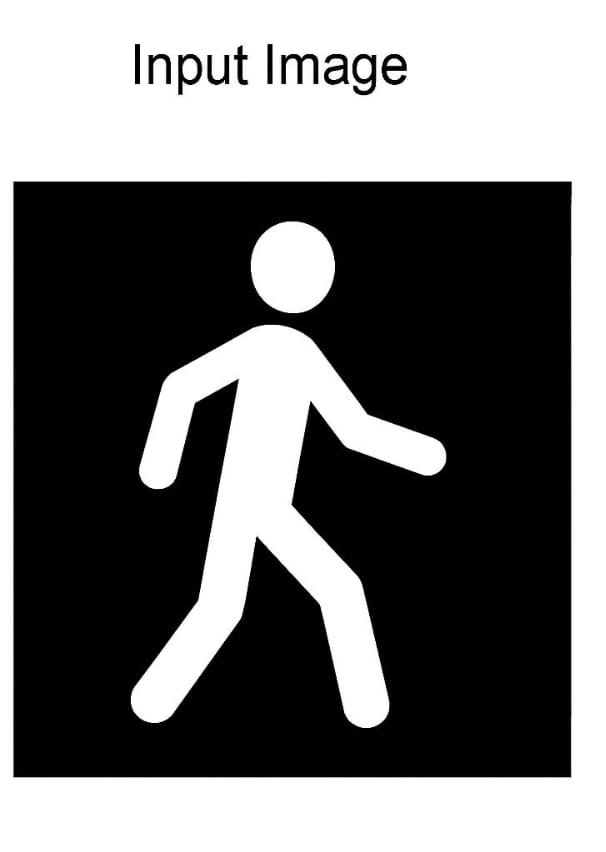
#> input picture input.jpeg, 606 x 852 px, given as the content of the folder data/, which was not available
$ python skeleton_extraction.py
#> lines starting #> are read from the running program, lines starting #| are printed output that depends on the picture; after the words box and inside, x2 and y2 are one past the last pixel; in counts of white or black regions, pixels touching at a corner belong together; pictures that were not available may be replaced by others from this repository, and a replacement may not be noted
import cv2
import numpy as np
import os

# Input folder
input_folder = "data/"
output_folder = "output/"

if not os.path.exists(output_folder):
    os.makedirs(output_folder)

def skeletonize(image):
    size = np.size(image)
    skel = np.zeros(image.shape, np.uint8)

    element = cv2.getStructuringElement(cv2.MORPH_CROSS, (3, 3))
    done = False

    while not done:
        eroded = cv2.erode(image, element)
        temp = cv2.dilate(eroded, element)
        temp = cv2.subtract(image, temp)
        skel = cv2.bitwise_or(skel, temp)
        image = eroded.copy()

        zeros = size - cv2.countNonZero(image)
        if zeros == size:
            done = True

    return skel

# Process all images in data folder
for file in os.listdir(input_folder):
    if file.lower().endswith(("jpg", "png", "jpeg")):
        img_path = os.path.join(input_folder, file)
        img = cv2.imread(img_path, 0)
#> img is the input picture: shape (852, 606); min 0, max 255, mean 115.7

        # Pre-processing
        blur = cv2.GaussianBlur(img, (5, 5), 0)
        _, thresh = cv2.threshold(blur, 0, 255, cv2.THRESH_BINARY + cv2.THRESH_OTSU)
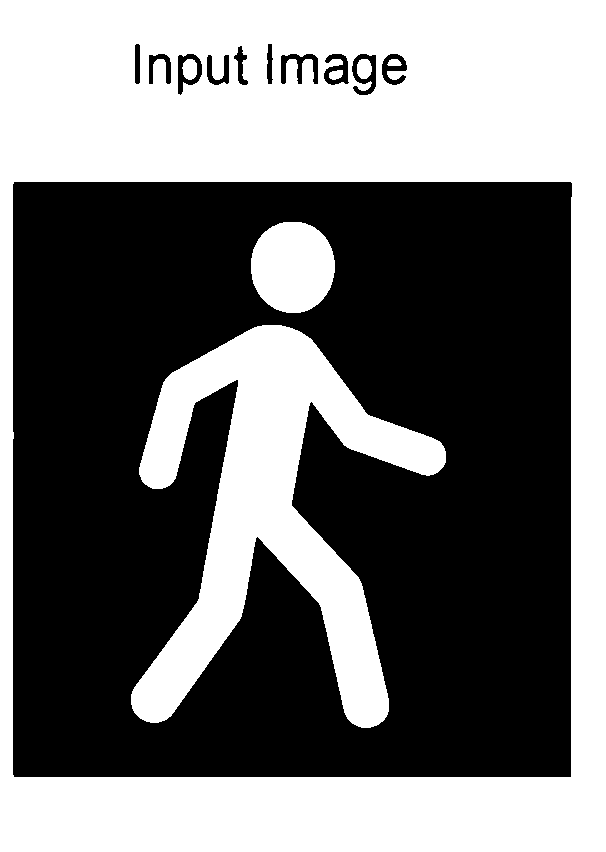
#> thresh: shape (852, 606); 45.4% white; 7 white regions, largest, box (x1, y1, x2, y2) and area: (0, 0, 606, 852) 180045, (131, 325, 446, 728) 47707, (251, 222, 335, 313) 6108

        # Skeleton extraction
        skeleton = skeletonize(thresh)
#> in skeletonize, `size = np.size(image)`: size = 516312
#> the loop in skeletonize, `while not done:` made 217 passes
#> zeros on passes 1 to 3: 287536, 293321, 299058
#> pass 1, in skeletonize, `eroded = cv2.erode(image, element)`:
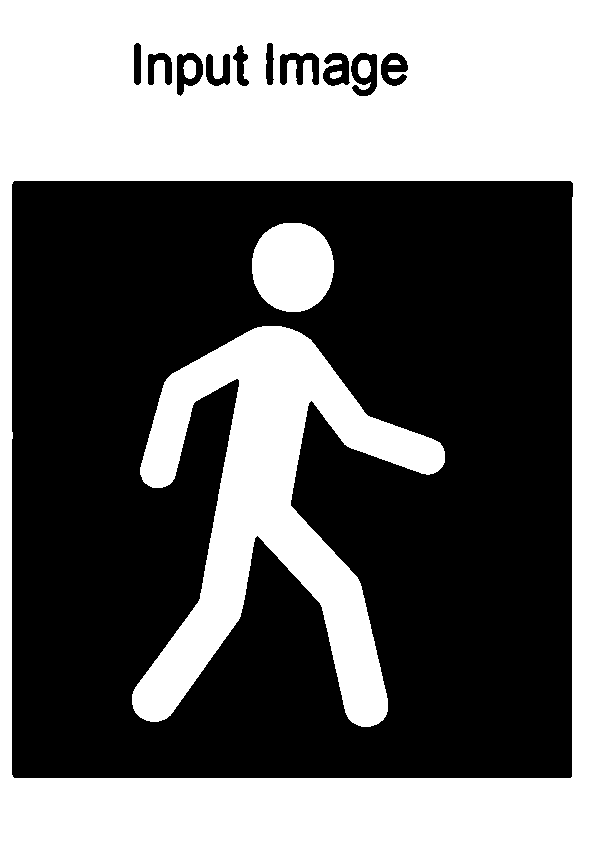
#> eroded: shape (852, 606); 44.3% white; 7 white regions, largest, box (x1, y1, x2, y2) and area: (0, 0, 606, 852) 176486, (132, 326, 445, 727) 45906, (252, 223, 334, 312) 5859
#> pass 1, in skeletonize, `temp = cv2.subtract(image, temp)`:
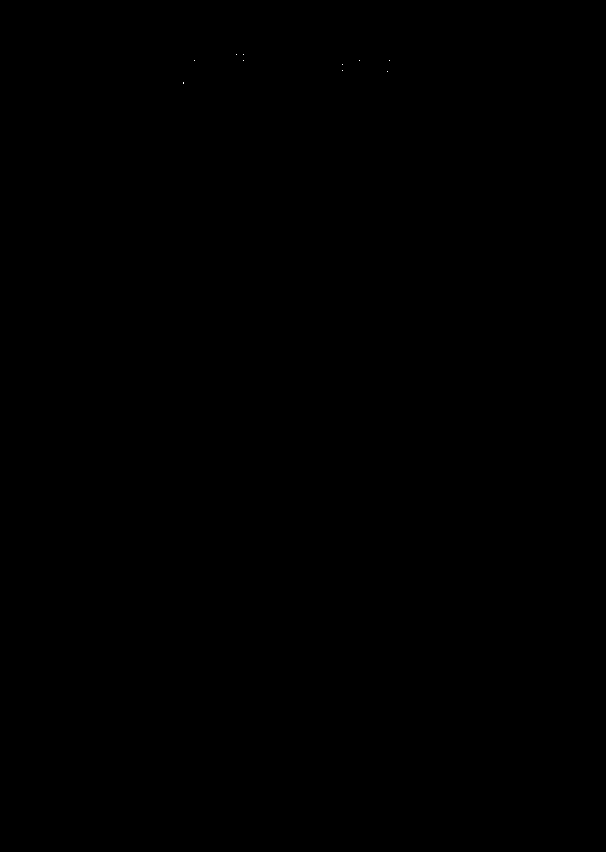
#> temp: shape (852, 606); 0% white in thin lines or dots, all inside (x1, y1, x2, y2) = (183, 54, 390, 84)
#> pass 2, in skeletonize, `eroded = cv2.erode(image, element)`:
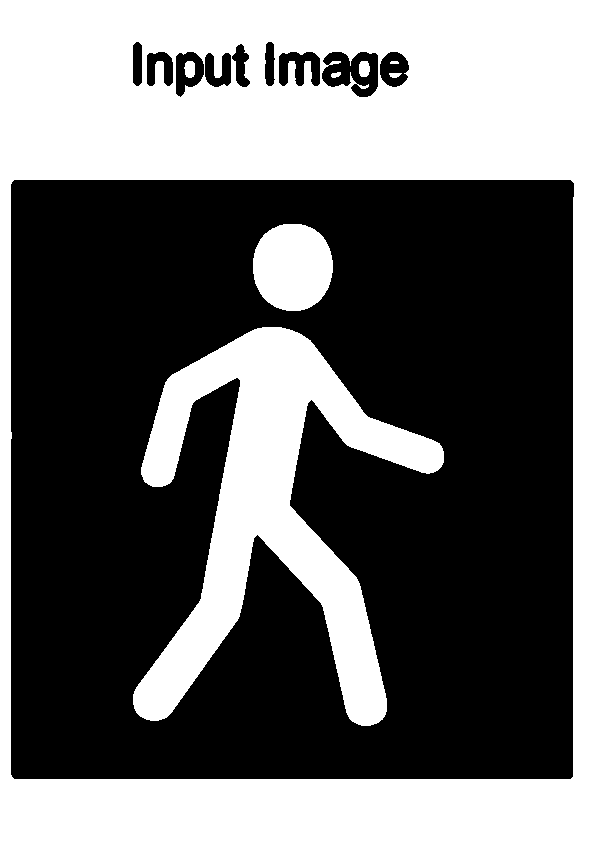
#> eroded: shape (852, 606); 43.2% white; 8 white regions, largest, box (x1, y1, x2, y2) and area: (0, 0, 606, 852) 172841, (133, 327, 444, 726) 44109, (253, 224, 333, 311) 5614
#> after the loop in skeletonize, `while not done:`: eroded: shape (852, 606); every value is 0
#> after the loop in skeletonize, `while not done:`:
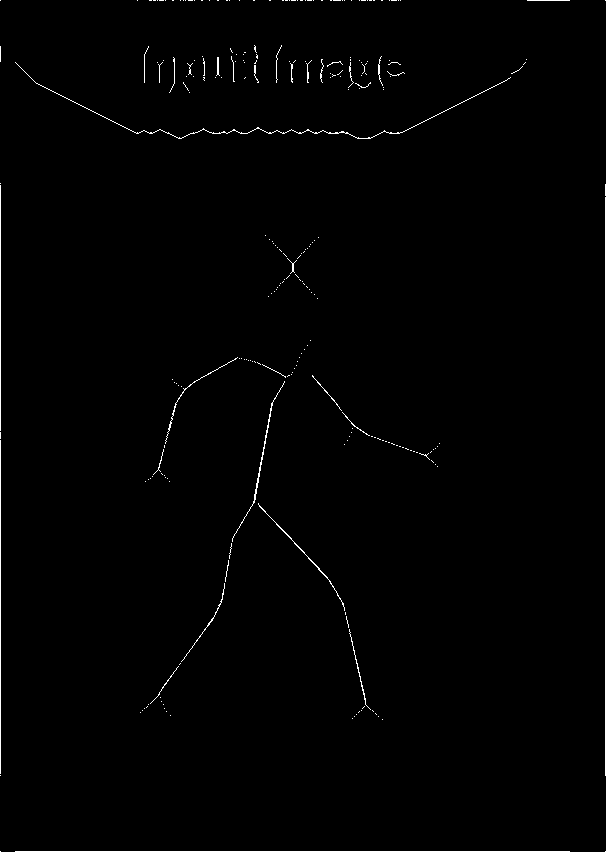
#> skel: shape (852, 606); 0.82% white in thin lines or dots

        # Save output
        output_file = os.path.join(output_folder, file.split('.')[0] + "_skeleton.png")
        cv2.imwrite(output_file, skeleton)

        print(f"Skeleton saved: {output_file}")
